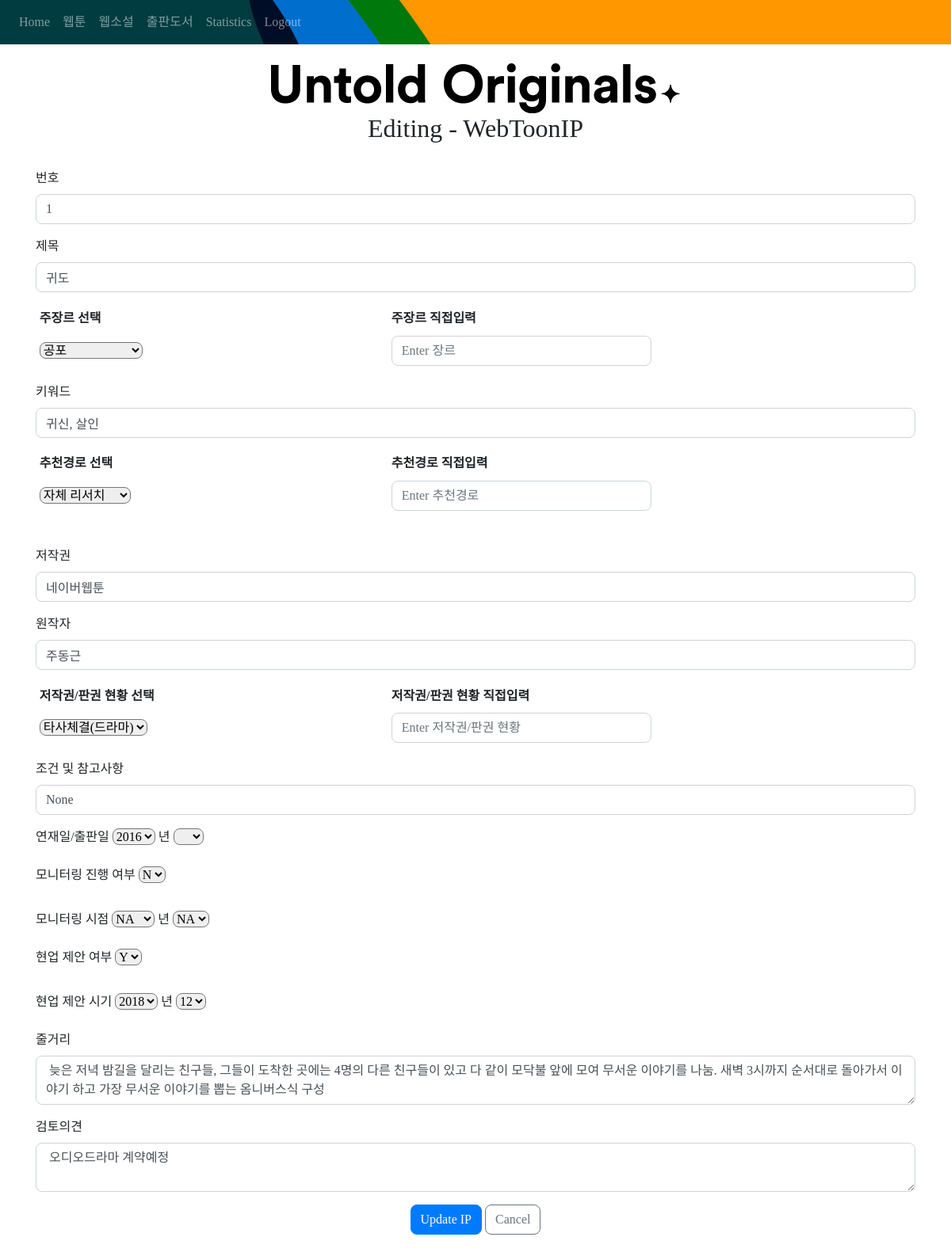
/update/WebToonIP/1 (signed in), run on the app's committed database.
### website/models.py (models this page shows)
class WebToonIP(db.Model):
    id = db.Column(db.Integer, primary_key=True)
    num = db.Column(db.String(10))
    title = db.Column(db.String(50))
    genre = db.Column(db.String(30))
    keyword = db.Column(db.String(100))
    ref_path = db.Column(db.String(200))
    copyright = db.Column(db.String(100))
    writer = db.Column(db.String(50))
    copyright_status = db.Column(db.String(50))
    condition = db.Column(db.String(50))
    date_pub = db.Column(db.String(10))
    monitored = db.Column(db.String(5))
    date_monitor = db.Column(db.String(10))
    suggested = db.Column(db.String(5))
    date_suggested = db.Column(db.String(10))
    story = db.Column(db.String(10000))
    feedback = db.Column(db.String(5000))
    date = db.Column(db.String(100))
    user_id = db.Column(db.Integer, db.ForeignKey('user.id'))

### website/views.py (the view, shortened to what this page needs)
@views.route('/update/WebToonIP/<int:id>', methods=['GET', 'POST'])
@login_required
def update_webtoon(id):
    this_year = datetime.datetime.now().year
    ip_to_update = WebToonIP.query.get_or_404(id)
    all_genre = db.session.query(WebToonIP.genre).distinct()
    all_ref_path = db.session.query(WebToonIP.ref_path).distinct()
    all_copyright_status = db.session.query(WebToonIP.copyright_status).distinct()
    return render_template("update.html", user=current_user, ip_to_update = ip_to_update, all_genre = all_genre, all_ref_path = all_ref_path, all_copyright_status = all_copyright_status, this_year=this_year)

### website/__init__.py (called while the page is built)
def create_app():
    app = Flask(__name__)
    app.config['SECRET_KEY'] = 'hjshjhdjah kjshkjdhjs'
    app.config['SQLALCHEMY_DATABASE_URI'] = f'sqlite:///{DB_NAME}'
    db.init_app(app)
    charts = GoogleCharts(app)
    from .views import views
    from .auth import auth
    app.register_blueprint(views, url_prefix='/')
    app.register_blueprint(auth, url_prefix='/')
    from .models import User, WebToonIP
    create_database(app)
    login_manager = LoginManager()
    login_manager.login_view = 'auth.login'
    login_manager.init_app(app)
    @login_manager.user_loader
    def load_user(id):
        return User.query.get(int(id))
    return app

### website/templates/update.html (shortened to what this page needs)
{% extends "base.html" %} {% block title %}Update IP{% endblock %} {% block content
%}<br/>
<div style="text-align: center;">
    <img src="../../static/images/Slogan_2_Black.png" style = "max-width: 100%" alt="Slogan_black">
</div>
<h2>Editing - {{ip_to_update.__class__.__name__}}</h2>
<br/>
<form method="POST">
  <div class="form-group">
    <label for="num">번호</label>
    <input
      type="num"
      class="form-control form-rounded"
      id="num"
      name="num"
      placeholder="Enter num"
      value = "{{ip_to_update.num}}"
    />
  </div>
  <div class="form-group">
    <label for="title">제목</label>
    <input
      type="title"
      class="form-control form-rounded"
      id="title"
      name="title"
      placeholder="Enter 제목"
     value = "{{ip_to_update.title}}"
    />
  </div>
    <table class="table table-sm table-borderless" style = "text-align: left;"  >
  <thead>
    <tr>
        <th scope="col" class = "align-middle">주장르 선택 </th>
        <th scope="col" class = "align-middle">주장르 직접입력</th>
    </tr>
  </thead>
  <tbody>
    <tr>
    <td class = "align-middle" style="width: 40%;">
      <select class="form-select form-rounded"
          id="genre"
          name="genre"
          >
        <option selected value="{{ip_to_update.genre}}">{{ip_to_update.genre}}</option>
  </select>
    </td>
    <td class = "align-middle" >
    <input style="width: 50%;"
      type="text"
      class="form-control form-rounded"
      id="genre_added"
      name="genre_added"
      placeholder="Enter 장르"
    />
    </td>
  </tr>
        </tbody>
    </table>
  <div class="form-group">
    <label for="keyword">키워드</label>
    <input
      type="text"
      class="form-control form-rounded"
      id="keyword"
      name="keyword"
      placeholder="Enter 키워드"
      value = "{{ip_to_update.keyword}}"
    />
  </div>
   <table class="table table-sm table-borderless" style = "text-align: left;"  >
  <thead>
    <tr>
        <th scope="col" class = "align-middle">추천경로 선택 </th>
        <th scope="col" class = "align-middle">추천경로 직접입력</th>
    </tr>
  </thead>
  <tbody>
    <tr>
    <td class = "align-middle" style="width: 40%;">
      <select class="form-select form-rounded"
          id="ref_path"
          name="ref_path"
          >
        <option selected value="{{ip_to_update.ref_path}}">{{ip_to_update.ref_path}}</option>
  </select>
    </td>
    <td class = "align-middle" >
    <input style="width: 50%;"
      type="text"
      class="form-control form-rounded"
      id="ref_path_added"
      name="ref_path_added"
      placeholder="Enter 추천경로"
    />
    </td>
  </tr>
        </tbody>
    </table><br/>
  <div class="form-group">
    <label for="copyright">저작권</label>
    <input
      type="copyright"
      class="form-control form-rounded"
      id="copyright"
      name="copyright"
      placeholder="Enter 저작권사"
     value = "{{ip_to_update.copyright}}"
    />
  </div>
  <div class="form-group">
    <label for="writer">원작자</label>
    <input
      type="writer"
      class="form-control form-rounded"
      id="writer"
      name="writer"
      placeholder="Enter 원작자"
     value = "{{ip_to_update.writer}}"
    />
  </div>
    <table class="table table-sm table-borderless" style = "text-align: left;"  >
  <thead>
    <tr>
        <th scope="col" class = "align-middle">저작권/판권 현황 선택 </th>
        <th scope="col" class = "align-middle">저작권/판권 현황 직접입력</th>
    </tr>
  </thead>
  <tbody>
    <tr>
    <td class = "align-middle" style="width: 40%;">
      <select class="form-select form-rounded"
          id="copyright_status"
          name="copyright_status"
          >
        <option selected value="{{ip_to_update.copyright_status}}">{{ip_to_update.copyright_status}}</option>
  </select>
    </td>
    <td class = "align-middle" >
    <input style="width: 50%;"
      type="text"
      class="form-control form-rounded"
      id="copyright_status_added"
      name="copyright_status_added"
      placeholder="Enter 저작권/판권 현황"
    />
    </td>
  </tr>
        </tbody>
    </table>
    <div class="form-group">
    <label for="condition">조건 및 참고사항</label>
    <input
      type="condition"
      class="form-control form-rounded"
      id="condition"
      name="condition"
      placeholder="Enter 조건 및 참고사항"
      value = "{{ip_to_update.condition}}"
    />
  </div>
  <div class="form-group">
    <label for="date_pub">연재일/출판일</label>
    <select class="form-select form-rounded"
          id="dp_year"
          name="dp_year"
          >
    <option selected>{{ip_to_update.date_pub.split('.')[0]}}</option>
  </select>
      <a>년</a>
      <select class="form-select form-rounded"
          id="dp_month"
          name="dp_month"
          >
    <option selected>{{ip_to_update.date_pub.split('.')[-1]}}</option>
      {% for mon in range(1,13)%}
        <option value="{{ mon }}">{{mon}}</option>
      {% endfor %}
  </select>
  </div>
   <div class="form-floating">
        <label for="floatingSelect">모니터링 진행 여부</label>
        <select class="form-select form-rounded"
          id="monitored"
          name="monitored"
          >
    <option selected>{{ip_to_update.monitored}}</option>
  </select>
</div><br/>
      <div class="form-group">
    <label for="date_monitor">모니터링 시점</label>
      <select class="form-select form-rounded"
          id="dm_year"
          name="dm_year"
          >
    <option selected>{{ip_to_update.date_monitor.split('.')[0]}}</option>
  </select>
      <a>년</a>
      <select class="form-select form-rounded"
          id="dm_month"
          name="dm_month"
          >
    <option selected>{{ip_to_update.date_monitor.split('.')[-1]}}</option>
  </select>
  </div>
    <div class="form-floating">
        <label for="floatingSelect">현업 제안 여부</label>
        <select class="form-select form-rounded"
          id="suggested"
          name="suggested"
          >
    <option selected>{{ip_to_update.suggested}}</option>
  </select>
</div><br/>
<div class="form-group">
    <label for="date_suggested">현업 제안 시기</label>
    <select class="form-select form-rounded"
          id="dsg_year"
          name="dsg_year"
          >
    <option selected>{{ip_to_update.date_suggested.split('.')[0]}}</option>
  </select>
      <a>년</a>
      <select class="form-select form-rounded"
          id="dsg_month"
          name="dsg_month"
          >
    <option selected>{{ip_to_update.date_suggested.split('.')[-1]}}</option>
  </select>
  </div>
<div class="form-group">
    <label for="story">줄거리</label>
  <textarea
        name="story"
        id="story"
        class="form-control form-rounded"
        placeholder="Enter 줄거리"
        > {{ip_to_update.story}}</textarea>
    </div>
    <div class="form-group">
    <label for="feedback">검토의견</label>
        <textarea
        name="feedback"
        id="feedback"
        class="form-control form-rounded"
        placeholder="Enter 검토의견"
        > {{ip_to_update.feedback}}</textarea>
  </div>
  <div align="center">
      <button type="submit" class="btn btn-primary form-rounded">Update IP</button>
      <a href="javascript:history.back()" class="btn btn-outline-secondary form-rounded" > Cancel </a>
  </div>
    <br/><br/>
</form>
{% endblock %}

### website/templates/update.html (style rules this page uses)
h2 { text-align: center; }
.form-rounded { border-radius: 0.5rem; }

### data on the page
WebToonIP: num "1", title "귀도", genre "공포", keyword "귀신, 살인", ref_path "자체 리서치", copyright "네이버웹툰", writer "주동근", copyright_status "타사체결(드라마)", condition "None", dp_year "2016", monitored "N", dm_year "NA", dm_month "NA", suggested "Y", dsg_year "2018", dsg_month "12", story "늦은 저녁 밤길을 달리는 친구들, 그들이 도착한 곳에는 4명의 다른 친구들이 있고 다 같이 모닥불 앞에 모여 무서운 이야기를 나눔. 새벽 3시까지 순서대로 돌아가서 이야기 하고 가장 무서운 이야기를 뽑는 옴니버스식 구성", feedback "오디오드라마 계약예정"

### other printed values
{{ ip_to_update.__class__.__name__ }} "WebToonIP"
